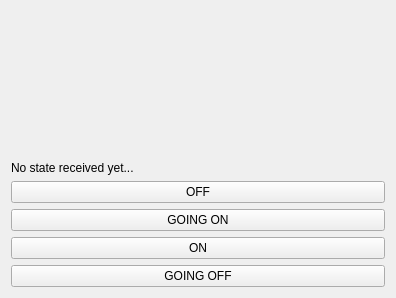
<?xml version="1.0" encoding="UTF-8"?>
<ui version="4.0">
 <class>TryToggleTestUI</class>
 <widget class="QWidget" name="TryToggleTestUI">
  <property name="geometry">
   <rect>
    <x>0</x>
    <y>0</y>
    <width>396</width>
    <height>298</height>
   </rect>
  </property>
  <property name="windowTitle">
   <string>Form</string>
  </property>
  <layout class="QVBoxLayout" name="verticalLayout">
   <item>
    <widget class="TryToggle" name="widgetTryToggle" native="true">
     <property name="sizePolicy">
      <sizepolicy hsizetype="Expanding" vsizetype="Expanding">
       <horstretch>0</horstretch>
       <verstretch>0</verstretch>
      </sizepolicy>
     </property>
    </widget>
   </item>
   <item>
    <widget class="QLabel" name="labelLastStateEmitted">
     <property name="sizePolicy">
      <sizepolicy hsizetype="Minimum" vsizetype="Minimum">
       <horstretch>0</horstretch>
       <verstretch>0</verstretch>
      </sizepolicy>
     </property>
     <property name="text">
      <string>No state received yet...</string>
     </property>
    </widget>
   </item>
   <item>
    <widget class="QPushButton" name="pushButtonOff">
     <property name="text">
      <string>OFF</string>
     </property>
    </widget>
   </item>
   <item>
    <widget class="QPushButton" name="pushButtonGoingOn">
     <property name="text">
      <string>GOING ON</string>
     </property>
    </widget>
   </item>
   <item>
    <widget class="QPushButton" name="pushButtonOn">
     <property name="text">
      <string>ON</string>
     </property>
    </widget>
   </item>
   <item>
    <widget class="QPushButton" name="pushButtonGoingOff">
     <property name="text">
      <string>GOING OFF</string>
     </property>
    </widget>
   </item>
  </layout>
 </widget>
 <customwidgets>
  <customwidget>
   <class>TryToggle</class>
   <extends>QWidget</extends>
   <header>components/TryToggle.hpp</header>
   <container>1</container>
  </customwidget>
 </customwidgets>
 <resources/>
 <connections/>
</ui>
